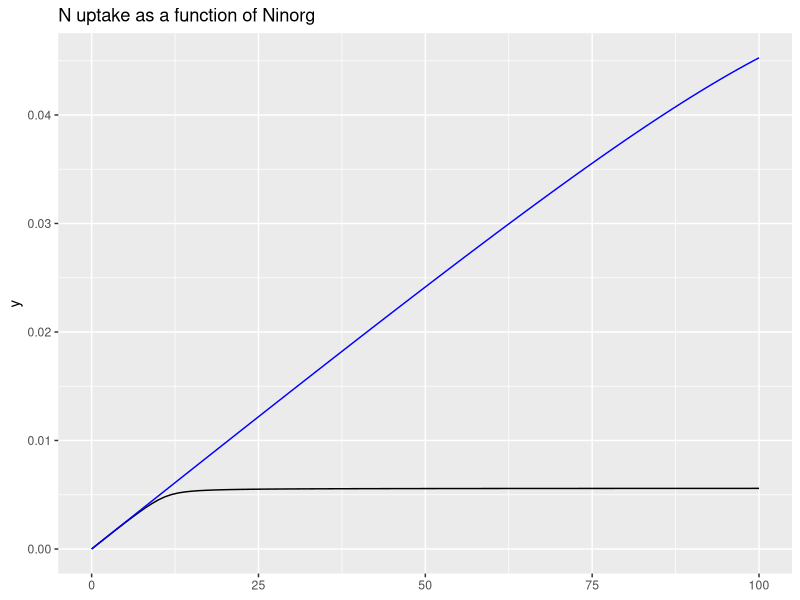
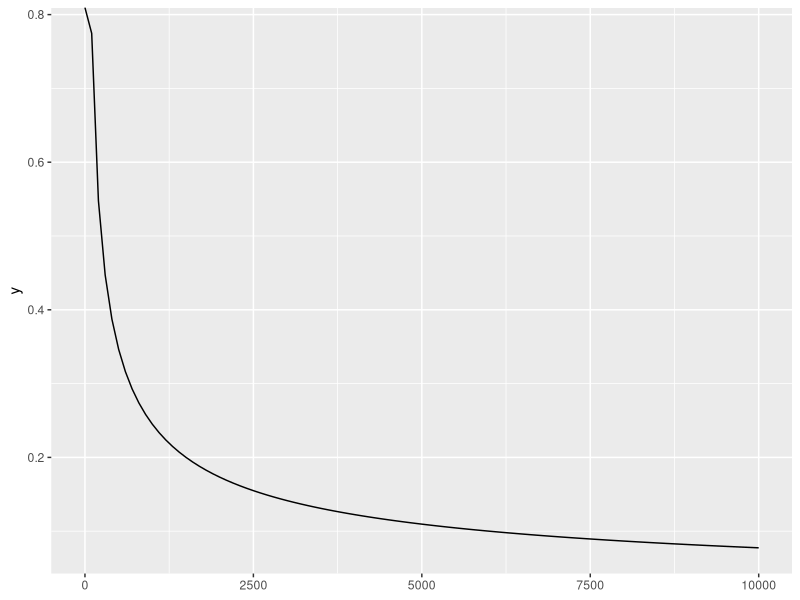
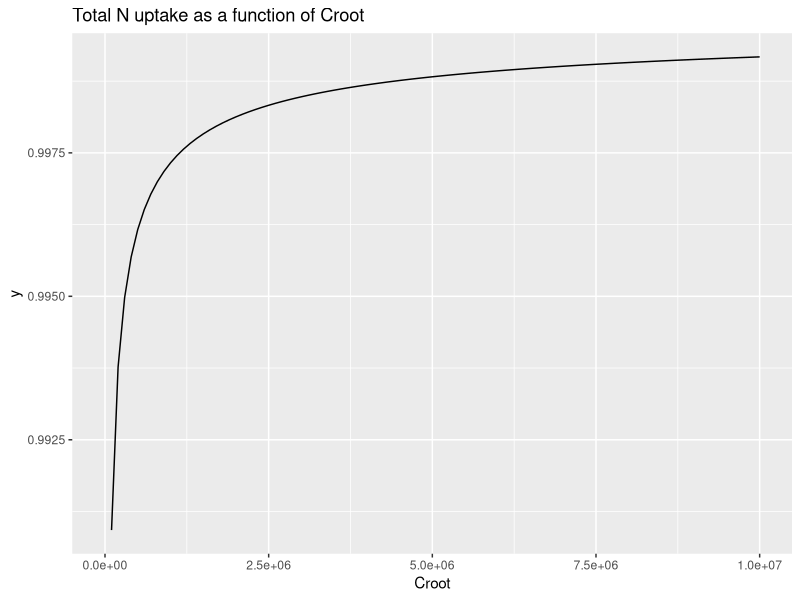
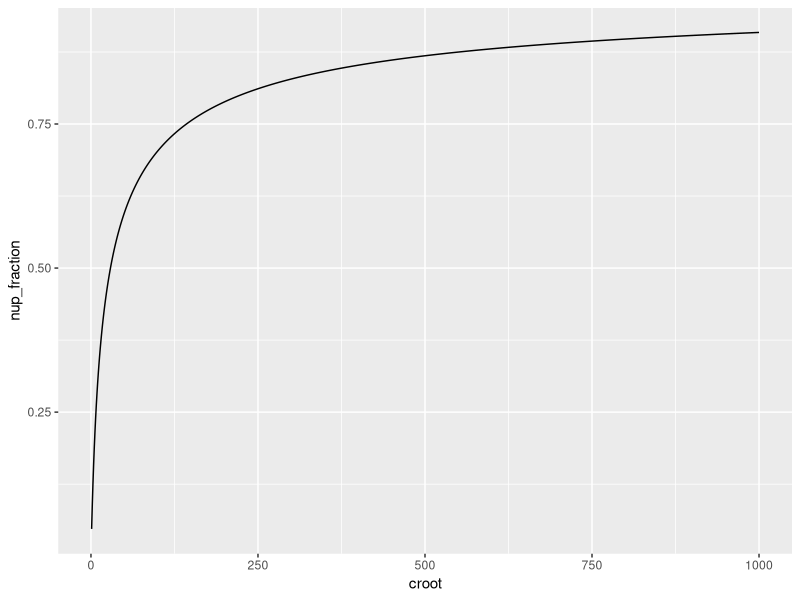
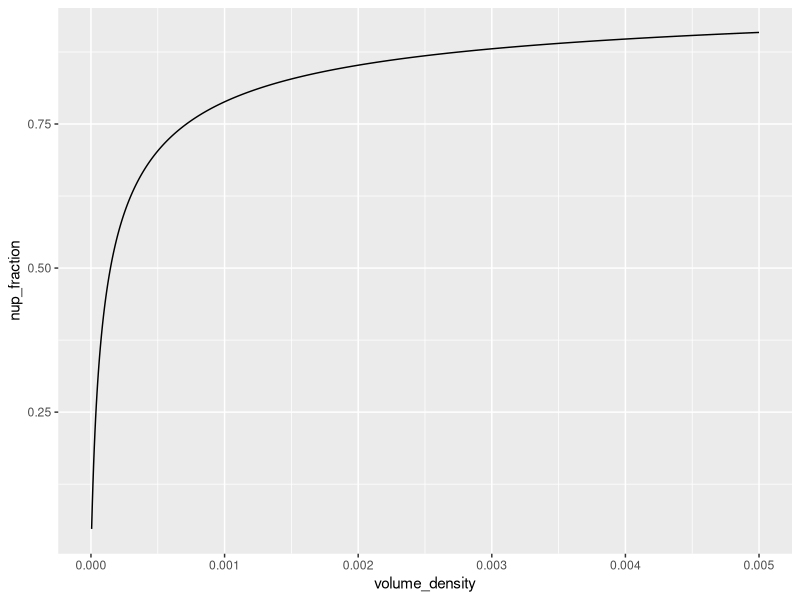

Source code (R) for these figures, in order:
## ---- chunk 1
library(dplyr)
library(tidyr)
library(ggplot2)
knitr::opts_chunk$set(echo = TRUE)
## ---- chunk 2
par_fnup <- list(
  D = 3, #D = 0.0005, # m d-1, rhizosphere diffusivity
  j = 2000, #j = 0.0056, # Jrmax = maximum root-N influx, g N m2 d-1
  k = 1,  #k = 0.025,  # initial slope of MM for N uptake flux = root absorbing power, m d-1, McMurtrie & Näsholm, 2017
  f = 0       # transpiration velocity
)
calc_conc <- function(N, root_distance, par){
  (sqrt((par$D*par$j - par$D*par$k*N - par$f*par$k*N*root_distance + par$j*par$k*root_distance)^2 
    - 4*par$D*par$k*(-par$D*par$j*N - par$f*par$j*N*root_distance)) - par$D*par$j + par$D*par$k*N 
    + par$f*par$k*N*root_distance - par$j*par$k*root_distance)/(2*par$D*par$k)  
}
calc_fnup_demand <- function(conc, par){
  par$k * par$j * conc / (par$k * conc + par$j)
}
calc_fnup_supply <- function(conc, N, root_distance, par){
  par$D * (N - conc) / root_distance + par$f * N
}

calc_fnup <- function(ninorg, root_distance, par){
  conc <- calc_conc(ninorg, root_distance, par)
  nup_demand <- calc_fnup_demand(conc, par)
  nup_supply <- calc_fnup_supply(conc, ninorg, root_distance, par)
  # if (abs(nup_demand - nup_supply) > 0.001){
  #   warning("N uptake based on supply and demand equations not identical.")
  #   out <- NA
  # } else {
  #   out <- nup_demand
  # }
  out <- nup_demand
  return(out)
}
## ---- chunk 3
# rough values based on Weemstra et al., 2020 https://doi.org/10.1111/1365-2435.13520
par_rootmorph <- list(
  zroot = 1,
  rho = 0.2 * 100^3,  # g m-3
  r0 = 0.3 / (2 * 1000) # m, radius
)

calc_root_length_density <- function(croot, par){
  croot / (par$rho * par$zroot * 2 * pi * par$r0)
}

calc_a_root <- function(croot, par){
  2 * pi * par$r0 * calc_root_length_density(croot, par)
}

calc_root_distance <- function(root_length_density, par){
  sqrt(1/(pi * root_length_density) + par$r0^2)
}

calc_nup <- function(croot, ninorg, par_fnup, par_rootmorph){
  a_root <- calc_a_root(croot, par_rootmorph)
  n_conc <- ninorg /( par_rootmorph$zroot * a_root)
  root_length_density <- calc_root_length_density(croot, par_rootmorph)
  root_distance <- calc_root_distance(root_length_density, par_rootmorph)
  fnup   <- calc_fnup(n_conc, root_distance, par_fnup)
  a_root * fnup
}
## ---- chunk 4
ggplot() +
  geom_function(fun = 
                  function(x) 
                    calc_fnup(x, 
                              root_distance = 1,
                              par = list(
                                D = 0.0005,
                                j = 0.0056,
                                k = 0.025, 
                                f = 0
                                )
                               )) +
  geom_function(fun = 
                  function(x) 
                    calc_fnup(x, 
                              root_distance = 1,
                              par = list(
                                D = 0.0005,
                                j = 0.056,
                                k = 0.025, 
                                f = 0
                                )
                               ), color = "blue") +
  labs(title = "N uptake as a function of Ninorg") +
  xlim(0, 100)
## ---- chunk 5
ggplot() +
  geom_function(fun = 
                  function(x) 
                    calc_root_distance(
                      calc_root_length_density(x, par_rootmorph),
                      par_rootmorph
                      )) +
  xlim(0, 10000)
## ---- chunk 6
ggplot() +
  geom_function(fun = 
                  function(x) 
                    calc_nup(x,
                             ninorg = 1,
                             par_fnup,
                             par_rootmorph
                            )) +

  labs(title = "Total N uptake as a function of Croot",
       x = "Croot") +
  xlim(0, 10000000)
## ---- chunk 7
df <- tibble(croot = seq(1000)) |> 
  mutate(volume_density = croot / (par_rootmorph$rho * par_rootmorph$zroot),
         nup = calc_nup(croot, ninorg = 0.2, par_fnup, par_rootmorph)) |> 
  mutate(nup_fraction = nup/0.2)

df |> 
  ggplot(aes(croot, nup_fraction)) +
  geom_line()

df |> 
  ggplot(aes(volume_density, nup_fraction)) +
  geom_line()
